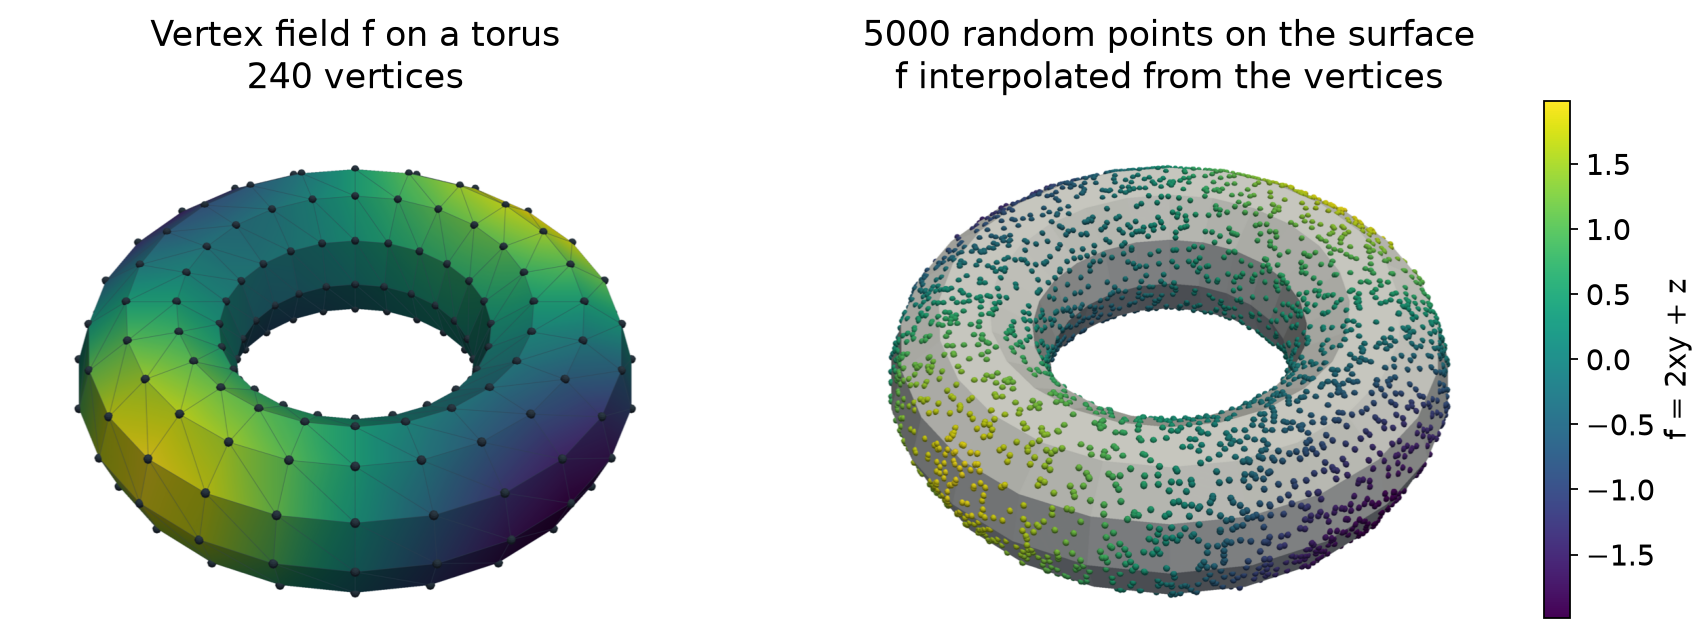

Generate this figure with Python:
# SPDX-FileCopyrightText: Copyright (c) 2023 - 2026 NVIDIA CORPORATION & AFFILIATES.
# SPDX-FileCopyrightText: All rights reserved.
# SPDX-License-Identifier: Apache-2.0
#
# Licensed under the Apache License, Version 2.0 (the "License");
# you may not use this file except in compliance with the License.
# You may obtain a copy of the License at
#
# http://www.apache.org/licenses/LICENSE-2.0
#
# Unless required by applicable law or agreed to in writing, software
# distributed under the License is distributed on an "AS IS" BASIS,
# WITHOUT WARRANTIES OR CONDITIONS OF ANY KIND, either express or implied.
# See the License for the specific language governing permissions and
# limitations under the License.

"""Render random surface samples colored by a field interpolated from vertices."""

from pathlib import Path

import matplotlib

matplotlib.use("Agg")

import matplotlib.pyplot as plt
import pyvista as pv
import torch
from PIL import Image

from physicsnemo.mesh.io import to_pyvista
from physicsnemo.mesh.primitives.surfaces import torus

pv.OFF_SCREEN = True

OUTPUT = Path(__file__).parent / "sampling_interpolation.png"

N_SAMPLES = 5000
CMAP = "viridis"
EDGE_COLOR = "#304050"
VIEW_VECTOR = (0.0, -1.0, 0.9)

plt.rcParams.update({"font.size": 13})


def _dots(points, radius):
    """Draw points as small spheres: off-screen OpenGL ignores point sizes."""

    sphere = pv.Sphere(radius=radius, theta_resolution=8, phi_resolution=8)
    return points.glyph(geom=sphere, scale=False, orient=False)


def _render(layers):
    """Render PyVista layers off-screen and return the image."""

    plotter = pv.Plotter(window_size=(1000, 760))
    plotter.enable_anti_aliasing("ssaa")
    for dataset, options in layers:
        plotter.add_mesh(dataset, show_scalar_bar=False, **options)
    plotter.set_background("white")
    plotter.view_vector(VIEW_VECTOR, viewup=(0.0, 0.0, 1.0))
    plotter.reset_camera()
    plotter.camera.zoom(1.6)
    image = plotter.screenshot(return_img=True)
    plotter.close()
    return image


def main():
    """Generate the documentation image."""

    torch.manual_seed(0)
    mesh = torus.load(major_radius=1.0, minor_radius=0.4, n_major=24, n_minor=10)
    x, y, z = mesh.points.unbind(dim=-1)
    mesh.point_data["f"] = 2.0 * x * y + z

    # Pick cells in proportion to their area, then a uniform point in each pick.
    cell_indices = torch.multinomial(mesh.cell_areas, N_SAMPLES, replacement=True)
    samples = mesh.sample_random_points_on_cells(cell_indices)
    values = mesh.sample_data_at_points(samples, data_source="points")["f"]
    # Linear interpolation stays within the range of the cell's vertex values.
    cell_values = mesh.point_data["f"][mesh.cells[cell_indices]]
    inside = (values >= cell_values.amin(dim=1) - 1e-5) & (
        values <= cell_values.amax(dim=1) + 1e-5
    )
    if not inside.all():
        raise RuntimeError("An interpolated value lies outside its cell's range")

    clim = (float(mesh.point_data["f"].min()), float(mesh.point_data["f"].max()))
    surface = to_pyvista(mesh)
    surface.point_data["f"] = mesh.point_data["f"].numpy()
    cloud = pv.PolyData(samples.numpy())
    cloud.point_data["f"] = values.numpy()

    vertex_image = _render(
        [
            (
                surface,
                {
                    "scalars": "f",
                    "cmap": CMAP,
                    "clim": clim,
                    "show_edges": True,
                    "edge_color": EDGE_COLOR,
                    "line_width": 0.6,
                },
            ),
            (
                _dots(pv.PolyData(mesh.points.numpy()), radius=0.022),
                {"color": EDGE_COLOR},
            ),
        ]
    )
    sample_image = _render(
        [
            (surface, {"color": "#d9dee2"}),
            (
                _dots(cloud, radius=0.016),
                {"scalars": "f", "cmap": CMAP, "clim": clim},
            ),
        ]
    )

    figure, axes = plt.subplots(1, 2, figsize=(14.5, 5.6))
    axes[0].imshow(vertex_image)
    axes[0].set_title(f"Vertex field f on a torus\n{mesh.n_points} vertices")
    axes[1].imshow(sample_image)
    axes[1].set_title(
        f"{N_SAMPLES} random points on the surface\nf interpolated from the vertices"
    )
    for axis in axes:
        axis.set_axis_off()
    colorbar = figure.colorbar(
        plt.cm.ScalarMappable(plt.Normalize(*clim), CMAP),
        ax=axes,
        shrink=0.75,
        pad=0.02,
    )
    colorbar.set_label("f = 2xy + z")
    figure.savefig(OUTPUT, dpi=160, facecolor="white", bbox_inches="tight")
    # Drop the unused alpha channel to keep the file small.
    Image.open(OUTPUT).convert("RGB").save(OUTPUT, optimize=True)
    plt.close(figure)
    print(f"Saved {OUTPUT}")


if __name__ == "__main__":
    main()
